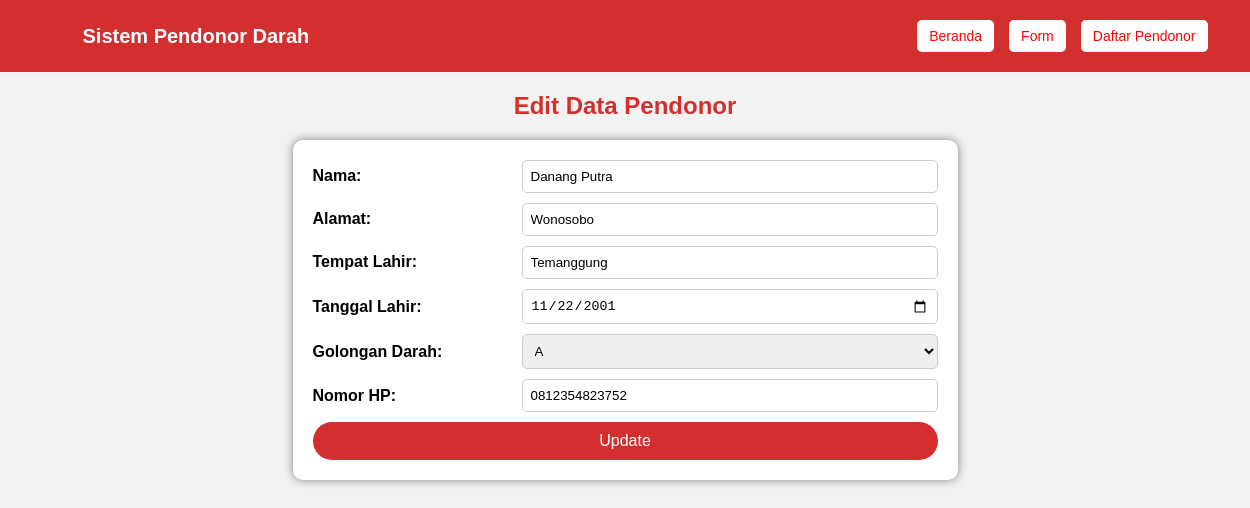
The page /donor_darah/edit.php?id=12 on the database its author committed.
### tables this page shows
CREATE TABLE `pendonor` (
  `id` int(11) NOT NULL,
  `nama` varchar(100) DEFAULT NULL,
  `alamat` text DEFAULT NULL,
  `tempat_lahir` varchar(255) DEFAULT NULL,
  `tanggal_lahir` date DEFAULT NULL,
  `golongan_darah` enum('A','B','AB','O') DEFAULT NULL,
  `nomer_hp` varchar(15) DEFAULT NULL
);

### donor_darah/edit.php (the view, shortened to what this page needs)
<?php
include 'config.php';
include 'header.php';
if (isset($_GET['id'])) {
    $id = $_GET['id'];
    $sql = "SELECT * FROM pendonor WHERE id = $id";
    $result = $conn->query($sql);
    $row = $result->fetch_assoc();
} else {
    echo "ID tidak ditemukan!";
    exit;
}
?>
<div class="container">
    <h2>Edit Data Pendonor</h2>
    <div class="form-container">
        <form action="update.php" method="post">
            <div class="form-group">
                <label>Nama:</label>
                <input type="text" name="nama" value="<?php echo $row['nama']; ?>" required>
            </div>
            <div class="form-group">
                <label>Alamat:</label>
                <input type="text" name="alamat" value="<?php echo $row['alamat']; ?>" required>
            </div>
            <div class="form-group">
                <label>Tempat Lahir:</label>
                <input type="text" name="tempat_lahir" value="<?php echo $row['tempat_lahir']; ?>" required>
            </div>
            <div class="form-group">
                <label>Tanggal Lahir:</label>
                <input type="date" name="tanggal_lahir" value="<?php echo $row['tanggal_lahir']; ?>" required>
            </div>
            <div class="form-group">
                <label>Golongan Darah:</label>
                <select name="golongan" required>
                    <option value="A" <?php if ($row['golongan_darah'] == 'A') echo "selected"; ?>>A</option>
                </select>
            </div>
            <div class="form-group">
                <label>Nomor HP:</label>
                <input type="text" name="nomer_hp" value="<?php echo $row['nomer_hp']; ?>" required
                       oninput="this.value = this.value.replace(/[^0-9]/g, '')">
            </div>
            <button type="submit">Update</button>
        </form>
    </div>
</div>
</body>
</html>

### donor_darah/style.css (style rules this page uses)
body { margin: 0; padding: 0; font-family: Arial, sans-serif; background-color: #f2f2f2; }
h2 { text-align: center; width: 100%; margin-bottom: 20px; color: #d32f2f; }
.form-container { width: 50%; background: white; padding: 20px; margin: 20px auto; box-shadow: 0px 0px 10px gray; border-radius: 10px; }
.form-group { display: flex; align-items: center; justify-content: space-between; margin-bottom: 10px; }
.form-group label { flex: 1; text-align: left; font-weight: bold; padding-right: 10px; }
.form-group input, .form-group textarea, .form-group select { flex: 2; padding: 8px; border: 1px solid #ccc; border-radius: 5px; width: 100%; }
button { width: 100%; padding: 10px; background: #d32f2f; color: white; border: none; cursor: pointer; border-radius: 20px; font-size: 16px; -webkit-border-radius: 20px; -moz-border-radius: 20px; -ms-border-radius: 20px; -o-border-radius: 20px; }

### rows shown on the page
pendonor: nama "Danang Putra", alamat "Wonosobo", tempat_lahir "Temanggung", tanggal_lahir "11/22/2001", golongan "A", nomer_hp "0812354823752"
